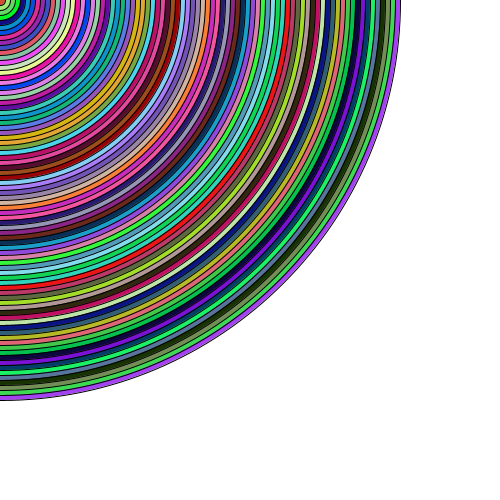
Frame 1 (no input)
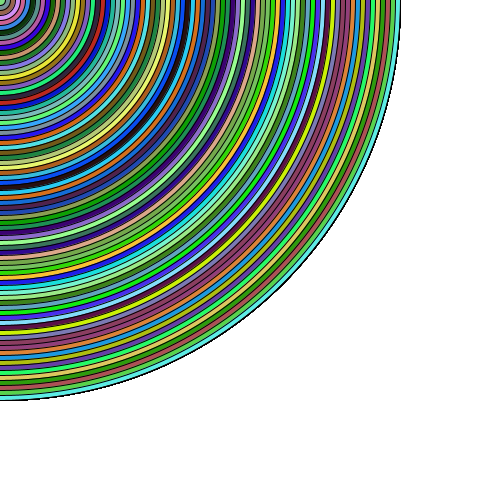
Frame 60 (the mouse pressed at the canvas centre just before this capture)
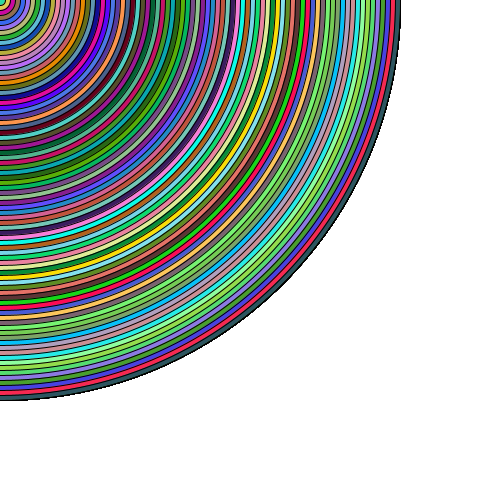
Frame 120 (the mouse held since frame 60 and released just before this capture)

The Processing sketch that drew these frames (run headless with seeded random() and noise(); from frame 60 on, the mouse is pressed at the canvas centre):

// Processing sketch: processing_71062
// ── processing_71062.pde

int[] numbers = new int[250];
int[] circles = new int[250];
int l = 800;
int w = 800;
int q = 200;
int p = 200;
int tracker=1;
int eleven = -1;
int twelve = 0;
int v = 0;
void setup(){
size(500,500);
background(255,255,255);
}
void draw(){
int one=1;
int two=2;
int three=3;
int l = 800;
int w = 800;
for (int i = 0; i<80; i++) {
float r = random(0,255);
float g = random(0,255);
float b = random(0,255);
fill(r, g, b);
r = numbers[one];
g = numbers[two];
b = numbers[three];
one += 3;
two +=3;
three+=3;
eleven = 1;
twelve = 2;
v = 0;
while (v<tracker){
ellipse (circles[eleven],circles[twelve], l,w);
eleven+=2;
twelve+=2;
v+=1;
}
w= w-10;
l=l-10;
}
}
void mouseClicked() {
  eleven+=2;
  twelve+=2;
  circles[eleven]= mouseX;
  circles[twelve]= mouseY;
  tracker+=1;
}
